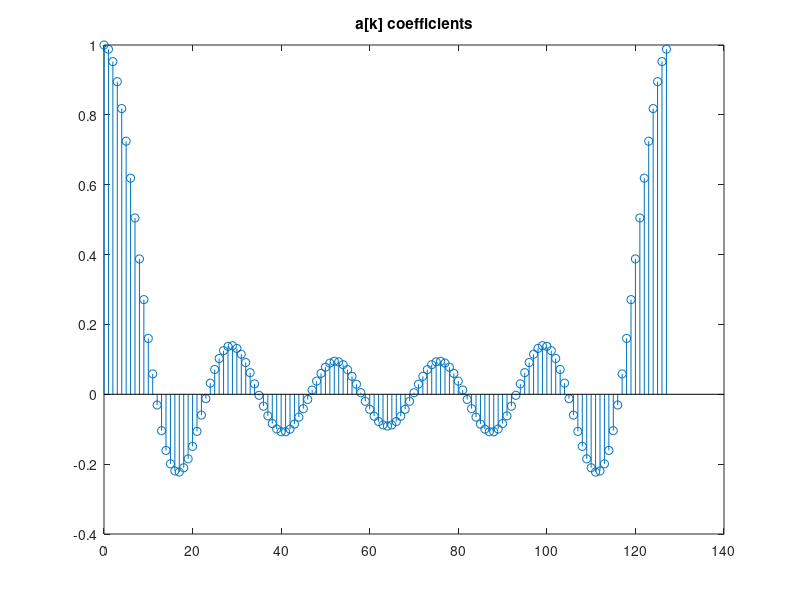

The MATLAB script that drew this image: (Note: this script raises an error after producing the figure.)
clear all;
close all;
N = 128;
W = 11;
k = 0:N-1;
Fs = 1;
B = 0.8*Fs;

%Fourier transform of a 1/W high step with width W
ak = sin(pi*W*k/N)./(W*sin(pi*k/N));
ak(1) = 1;

%delayed coeffients dx[n] = x[n-m];
m = floor(N/2)+0.2;
bk = ak.*exp(-2*pi*i/N*k*m);

%Reconstruction

tic
[k,n] = meshgrid(0:N-1,0:N-1);
F = exp(2*pi*i/N*k.*n);
xn = 1/N*ak*F;
dxn = 1/N*bk*F;
toc
tic
xn = ifft([ak 0]);
dxn = ifft([dxn 0]);
toc

%Band Limited Step
%lets say we want to keep K coefficients from each side

K= N/2-10;
ck = bk;
ck(K+2:N-K)=0;
%create delay for ck
bxn = 1/N*ck*F;

figure;stem(0:N-1,ak);title('a[k] coefficients');
figure; stem(0:N-1,xn);title('reconstructed x[n]');
hold on; stem(0:N-1,dxn,'r');stem(0:N-1,bxn,'g');

%making sure that using cosins gives the same result

dk = 2*bk;
dk(ceil(N/2):end)=0;
dk(1) = bk(1);
cosxn = 1/N*dk*cos(2*pi/N*k.*n);

figure;stem(0:N-1,cosxn);

figure; stem(real(fft(xn))+0.01); hold on; stem(real(ak),'r');
figure; stem(imag(xn)+0.01); hold on; stem(imag(ifft(ak)),'r');